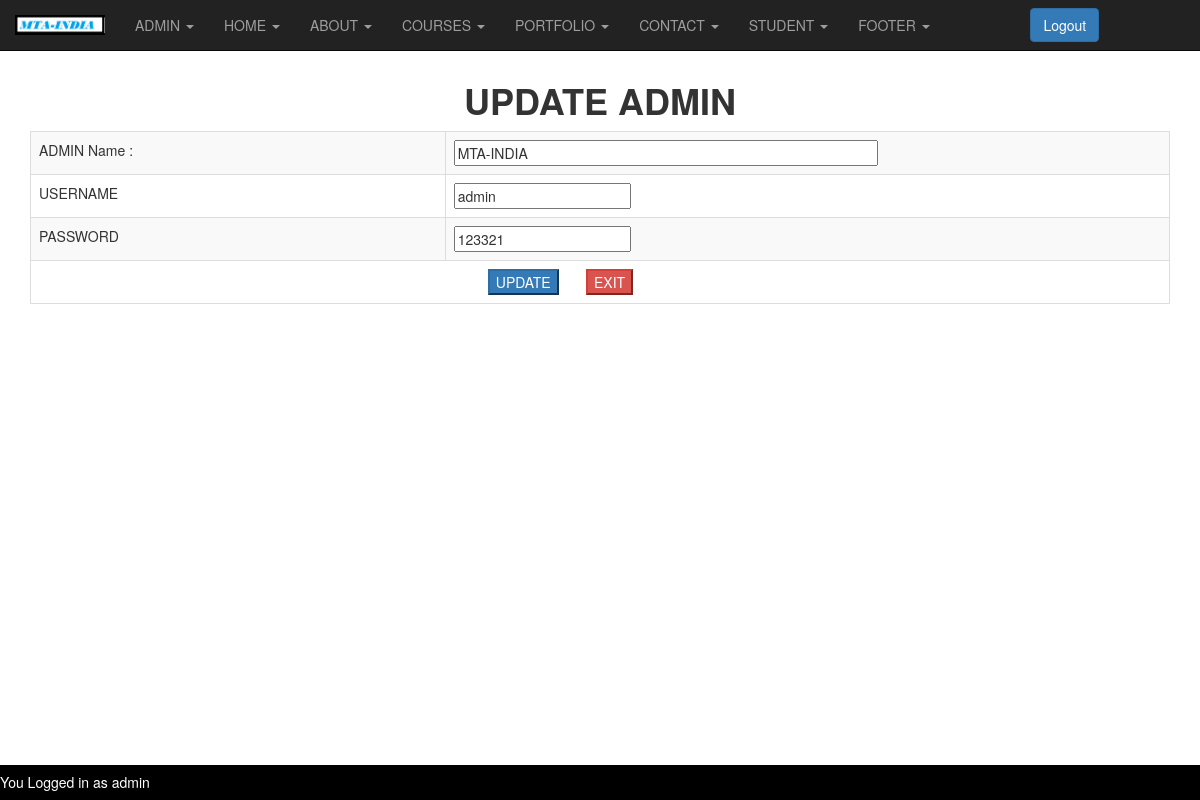
Page /updateadmin.php (signed in) on the committed database.
### tables this page shows
CREATE TABLE IF NOT EXISTS `usertable` (
  `id` int NOT NULL AUTO_INCREMENT,
  `adminname` varchar(50) NOT NULL,
  `username` varchar(50) NOT NULL,
  `password` varchar(50) NOT NULL,
  PRIMARY KEY (`id`)
);

### updateadmin.php (the view, shortened to what this page needs)
<?php
if(isset($_SESSION['username']) && isset($_SESSION['password']))
{
?>
<!DOCTYPE html>
<html>
<head>
  <link rel="stylesheet" href="https://maxcdn.bootstrapcdn.com/bootstrap/3.4.1/css/bootstrap.min.css">
</head>
<body>
	<center>
    <?php include('adminheader.php');
    include('config.php');
    $execute = "SELECT * FROM `usertable` where id=1";
        $row = @mysqli_query($link,$execute) or die("<br>query could not executed");
    ?>
	<br>
	<br>
    <br>
    <?php
        $column = mysqli_fetch_row($row);
    ?>
	<h1><b>UPDATE ADMIN</b></h1>
	<div class="container">
	<form method="post"  enctype="multipart/form-data">
		<table class="table table-responsive table-bordered table-striped" >
			<tr>
				<td> ADMIN Name :</td>
				<td><input style="width:60%" type="text" name="bannername" value="<?php echo $column[1]; ?>"></td>
			</tr>
			<tr>
			<td> USERNAME</td>
				<td ><input type="text" name="myfile" value = "<?php echo $column[2]; ?>"></td>
			</tr>
			<td> PASSWORD</td>
				<td ><input type="text" name="description" value = "<?php echo $column[3]; ?>"></td>
			<tr>
			<td colspan=2 ><input style="margin-left:40%;" type="submit" class="btn-primary" name="sub" value="UPDATE">&nbsp &nbsp &nbsp &nbsp<a href="adminupdate.php"><input  type="button" class="btn-danger" value="EXIT"></a></td>
			</tr>
		</table>
	</form>
	</div>
</center>
<?php
}
else{
	header("location:admin.php");
}
?>
<br>
       <div class="footer">
     <h5 style="float:left;color:white;">You Logged in as <?php echo $_SESSION['username'];?></h5>
</div>
</body>
</html>

### updateadmin.php (style rules this page uses)
.footer { position:fixed; left: 0; bottom: 0; width: 100%; background-color: black; color: white; text-align: center; }

### rows in the picture
usertable: bannername "MTA-INDIA", myfile "admin", description "123321"

### other values in the picture
$_SESSION['username'] "admin"
